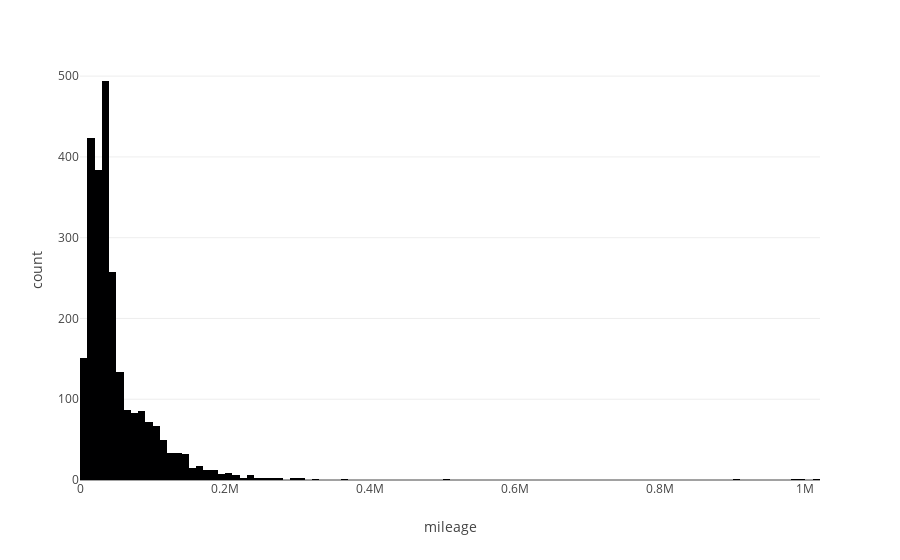

Here is the notebook cell this chart was saved with:
### Code cell
px.histogram(data,x="mileage")

### Figure 1 — Plotly figure (JSON) as saved in the notebook; plotly's stock layout.template omitted (floating-point values rounded to 4 significant figures; data arrays with more than 128 entries replaced by an {"elided": "..."} marker saying what was removed)
{"data": [{"alignmentgroup": "True", "bingroup": "x", "hovertemplate": "mileage=%{x}<br>count=%{y}<extra></extra>", "legendgroup": "", "marker": {"color": "#000001", "pattern": {"shape": ""}}, "name": "", "offsetgroup": "", "orientation": "v", "showlegend": false, "type": "histogram", "x": {"elided": "2499 int values"}, "xaxis": "x", "yaxis": "y"}], "layout": {"barmode": "relative", "legend": {"tracegroupgap": 0}, "margin": {"t": 60}, "xaxis": {"anchor": "y", "domain": [0, 1], "title": {"text": "mileage"}}, "yaxis": {"anchor": "x", "domain": [0, 1], "title": {"text": "count"}}}}
